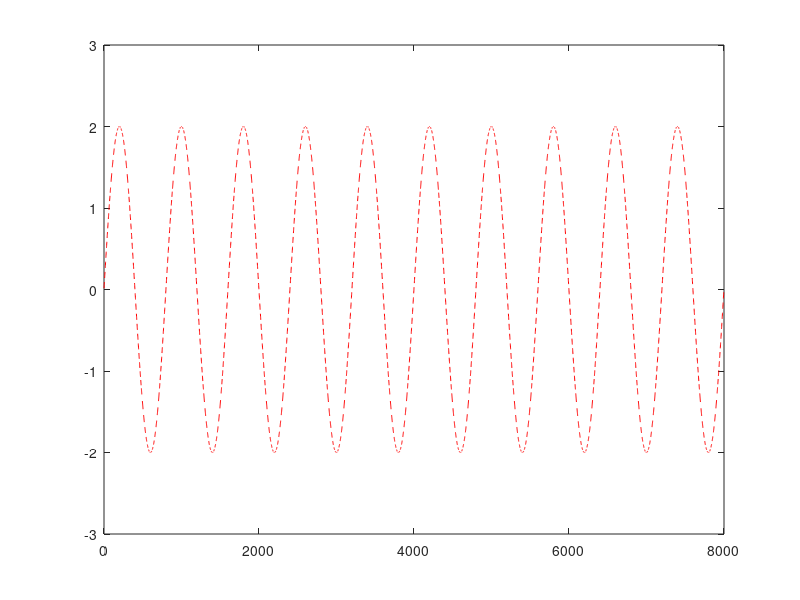

Write the MATLAB code that produced this figure.
fs=8000;
fo=10;

ampscale=pi/(fs/fo)*2;


amp=2;

tax=(0:fs-1)/fs;

alpha=(2*pi*fo)/fs;

% numerator
b=[ampscale*amp 0 0];

% denom
a=[1 -2*cos(alpha) 1];


% delta pulse to input energy
del=[1 zeros(1,fs-1)];


f1=filter(b,a,del); % excite oscillator

[r1,t1]=impz(f1);
plot(t1,r1,'r--')

